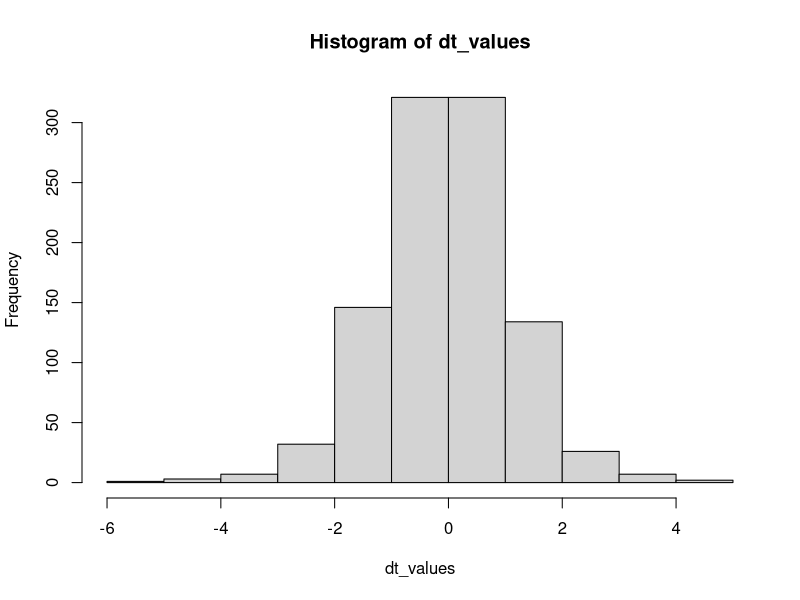
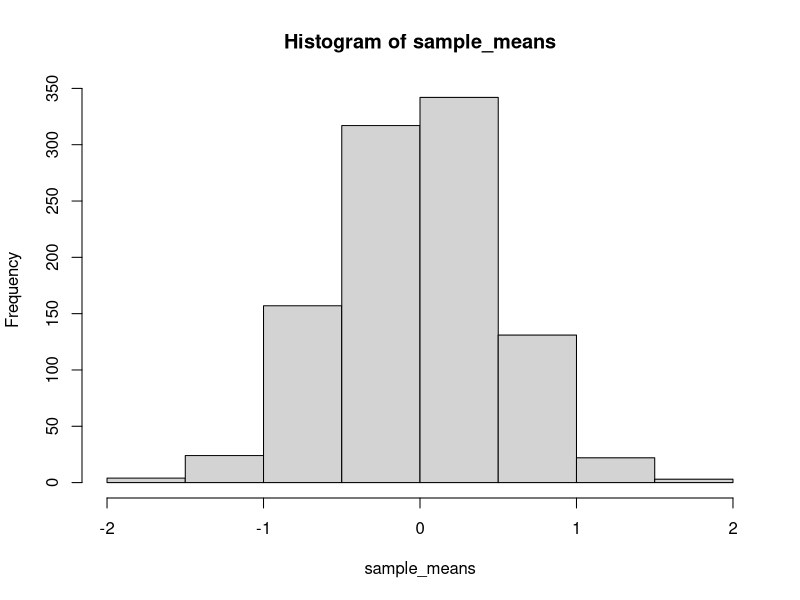
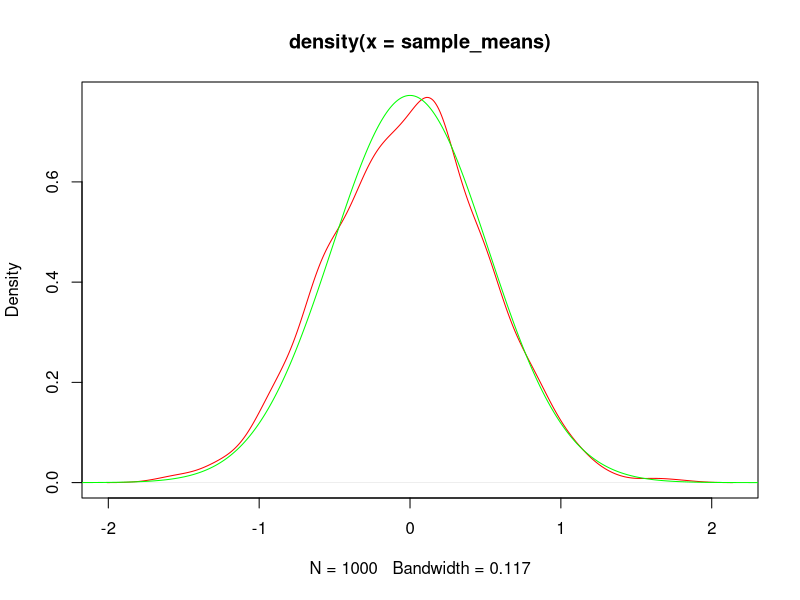
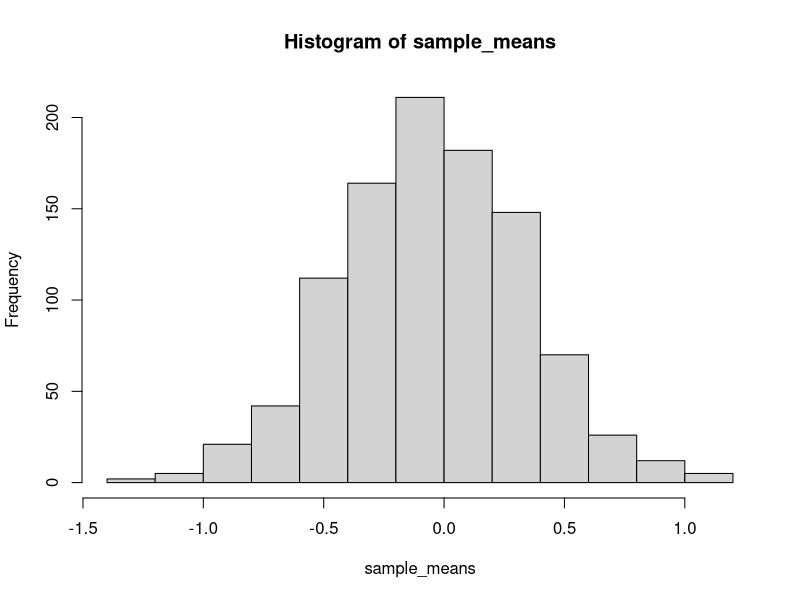
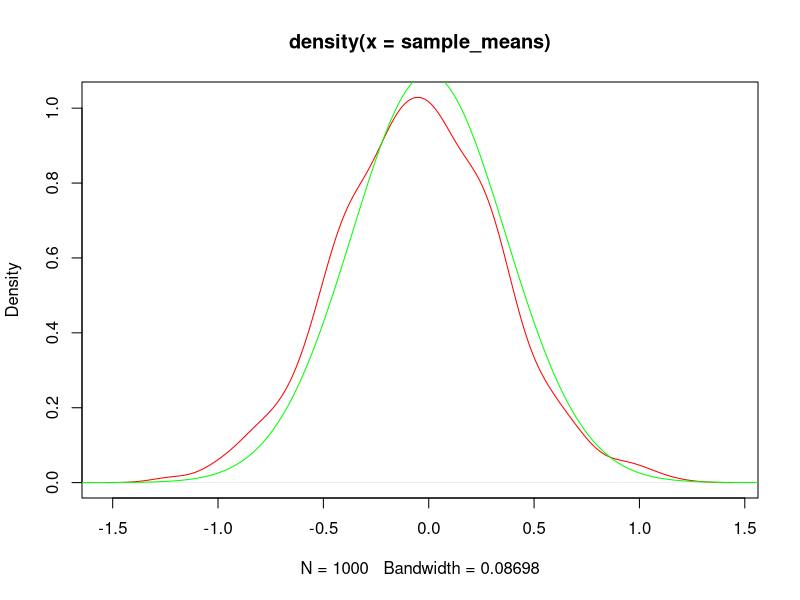
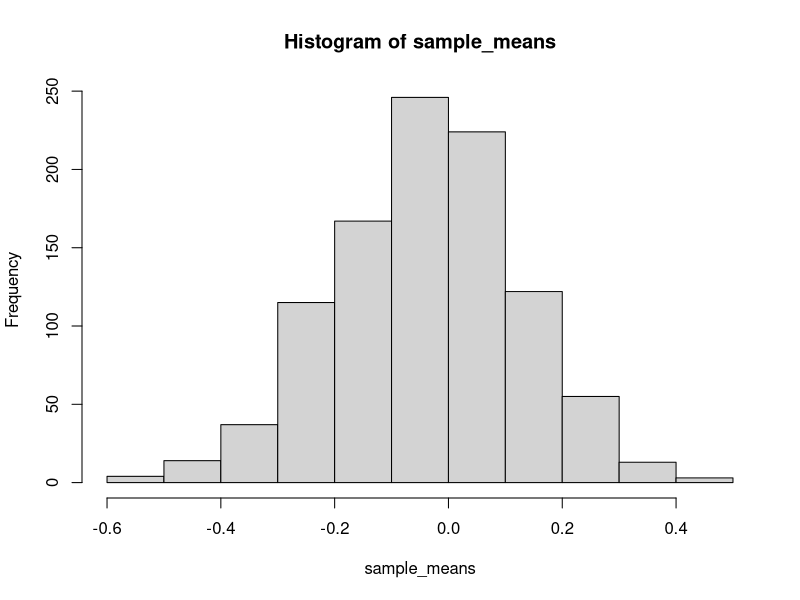
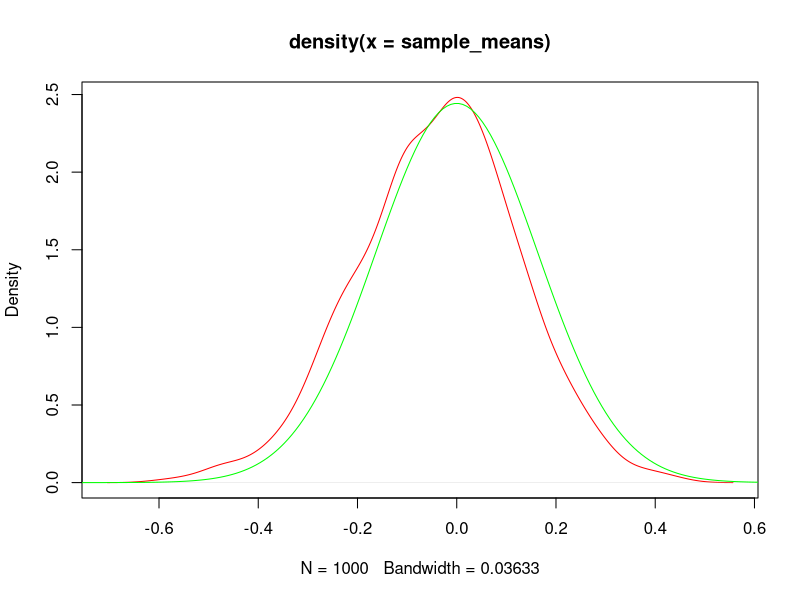

The R source for these figures, in order:
## ---- chunk 1
x <- seq(-4, 4, length=1000)
degf <- 8
dt_values = rt(x, df=degf)
## ---- chunk 2
hist(dt_values)
## ---- chunk 3
create_sample = function(n) {
  l <- rep(0, 1000)
  for (i in 1:1000) {
    l[i] <- mean(sample(dt_values, size = n))
  }
  l
}

run_analysis = function(n) {
  sample_means <- create_sample(n)
  hist(sample_means)
  plot(density(sample_means), type="l",col="red")
  x_CLT <- dnorm(x, mean = 0, sd = sqrt((degf / (degf - 2)) / n))
  lines(x, x_CLT, col = "green")
}
## ---- chunk 4
#plot of the histogram, kernel density estimate and a normal approximation from CLT to compare 
n <- 5
run_analysis(n)
## ---- chunk 5
n <- 10
run_analysis(n)
## ---- chunk 6
n <- 50
run_analysis(n)
